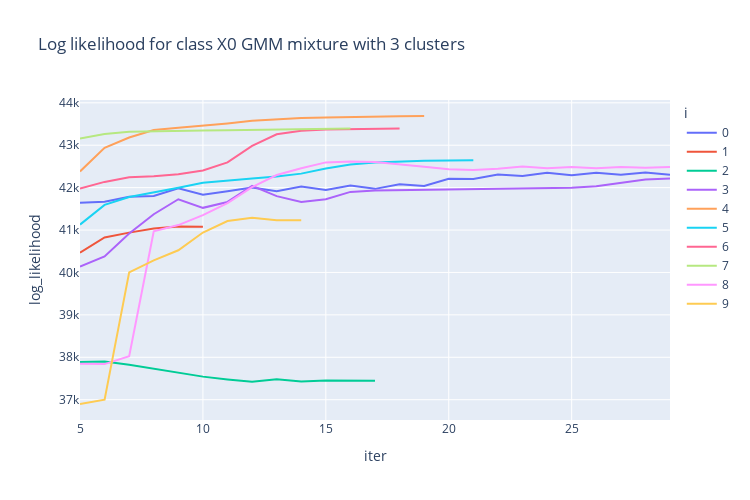

The code cell stored with this chart in its notebook:
### Code cell
import plotly.express as px
fig = px.line(log_likelihood_trace_df_x0, x="iter", y="log_likelihood", color="i", title="Log likelihood for class X0 GMM mixture with 3 clusters", width=750, height=500)
fig.write_image("/Users/loreliegordon/Library/Mobile Documents/com~apple~CloudDocs/Documents/root/Columbia/Fall2021/ELEN4720/Assignments/assignment3/submission/log_like_x0.png")
fig.show()

### Figure 1 — Plotly figure (JSON) as saved in the notebook; plotly's stock layout.template omitted (floating-point values rounded to 4 significant figures)
{"data": [{"hovertemplate": "i=0<br>iter=%{x}<br>log_likelihood=%{y}<extra></extra>", "legendgroup": "0", "line": {"color": "#636efa", "dash": "solid"}, "marker": {"symbol": "circle"}, "mode": "lines", "name": "0", "orientation": "v", "showlegend": true, "type": "scatter", "x": [5, 6, 7, 8, 9, 10, 11, 12, 13, 14, 15, 16, 17, 18, 19, 20, 21, 22, 23, 24, 25, 26, 27, 28, 29], "xaxis": "x", "y": [41640.0, 41670.0, 41790.0, 41810.0, 41980.0, 41830.0, 41920.0, 42000.0, 41920.0, 42030.0, 41940.0, 42050.0, 41970.0, 42080.0, 42040.0, 42210.0, 42200.0, 42310.0, 42270.0, 42350.0, 42290.0, 42350.0, 42300.0, 42360.0, 42300.0], "yaxis": "y"}, {"hovertemplate": "i=1<br>iter=%{x}<br>log_likelihood=%{y}<extra></extra>", "legendgroup": "1", "line": {"color": "#EF553B", "dash": "solid"}, "marker": {"symbol": "circle"}, "mode": "lines", "name": "1", "orientation": "v", "showlegend": true, "type": "scatter", "x": [5, 6, 7, 8, 9, 10], "xaxis": "x", "y": [40470.0, 40830.0, 40940.0, 41040.0, 41080.0, 41080.0], "yaxis": "y"}, {"hovertemplate": "i=2<br>iter=%{x}<br>log_likelihood=%{y}<extra></extra>", "legendgroup": "2", "line": {"color": "#00cc96", "dash": "solid"}, "marker": {"symbol": "circle"}, "mode": "lines", "name": "2", "orientation": "v", "showlegend": true, "type": "scatter", "x": [5, 6, 7, 8, 9, 10, 11, 12, 13, 14, 15, 16, 17], "xaxis": "x", "y": [37890.0, 37900.0, 37820.0, 37730.0, 37640.0, 37540.0, 37480.0, 37420.0, 37480.0, 37430.0, 37450.0, 37440.0, 37440.0], "yaxis": "y"}, {"hovertemplate": "i=3<br>iter=%{x}<br>log_likelihood=%{y}<extra></extra>", "legendgroup": "3", "line": {"color": "#ab63fa", "dash": "solid"}, "marker": {"symbol": "circle"}, "mode": "lines", "name": "3", "orientation": "v", "showlegend": true, "type": "scatter", "x": [5, 6, 7, 8, 9, 10, 11, 12, 13, 14, 15, 16, 17, 18, 19, 20, 21, 22, 23, 24, 25, 26, 27, 28, 29], "xaxis": "x", "y": [40140.0, 40380.0, 40920.0, 41370.0, 41730.0, 41520.0, 41660.0, 42040.0, 41800.0, 41660.0, 41730.0, 41900.0, 41930.0, 41940.0, 41940.0, 41950.0, 41960.0, 41960.0, 41970.0, 41980.0, 42000.0, 42030.0, 42110.0, 42190.0, 42220.0], "yaxis": "y"}, {"hovertemplate": "i=4<br>iter=%{x}<br>log_likelihood=%{y}<extra></extra>", "legendgroup": "4", "line": {"color": "#FFA15A", "dash": "solid"}, "marker": {"symbol": "circle"}, "mode": "lines", "name": "4", "orientation": "v", "showlegend": true, "type": "scatter", "x": [5, 6, 7, 8, 9, 10, 11, 12, 13, 14, 15, 16, 17, 18, 19], "xaxis": "x", "y": [42380.0, 42940.0, 43180.0, 43360.0, 43410.0, 43460.0, 43510.0, 43580.0, 43620.0, 43640.0, 43660.0, 43670.0, 43680.0, 43690.0, 43690.0], "yaxis": "y"}, {"hovertemplate": "i=5<br>iter=%{x}<br>log_likelihood=%{y}<extra></extra>", "legendgroup": "5", "line": {"color": "#19d3f3", "dash": "solid"}, "marker": {"symbol": "circle"}, "mode": "lines", "name": "5", "orientation": "v", "showlegend": true, "type": "scatter", "x": [5, 6, 7, 8, 9, 10, 11, 12, 13, 14, 15, 16, 17, 18, 19, 20, 21], "xaxis": "x", "y": [41130.0, 41590.0, 41780.0, 41900.0, 42000.0, 42120.0, 42170.0, 42220.0, 42260.0, 42330.0, 42450.0, 42550.0, 42590.0, 42620.0, 42630.0, 42640.0, 42650.0], "yaxis": "y"}, {"hovertemplate": "i=6<br>iter=%{x}<br>log_likelihood=%{y}<extra></extra>", "legendgroup": "6", "line": {"color": "#FF6692", "dash": "solid"}, "marker": {"symbol": "circle"}, "mode": "lines", "name": "6", "orientation": "v", "showlegend": true, "type": "scatter", "x": [5, 6, 7, 8, 9, 10, 11, 12, 13, 14, 15, 16, 17, 18], "xaxis": "x", "y": [41980.0, 42140.0, 42240.0, 42270.0, 42310.0, 42400.0, 42600.0, 42980.0, 43260.0, 43340.0, 43370.0, 43390.0, 43390.0, 43390.0], "yaxis": "y"}, {"hovertemplate": "i=7<br>iter=%{x}<br>log_likelihood=%{y}<extra></extra>", "legendgroup": "7", "line": {"color": "#B6E880", "dash": "solid"}, "marker": {"symbol": "circle"}, "mode": "lines", "name": "7", "orientation": "v", "showlegend": true, "type": "scatter", "x": [5, 6, 7, 8, 9, 10, 11, 12, 13, 14, 15, 16], "xaxis": "x", "y": [43160.0, 43260.0, 43310.0, 43330.0, 43340.0, 43340.0, 43350.0, 43360.0, 43370.0, 43380.0, 43390.0, 43390.0], "yaxis": "y"}, {"hovertemplate": "i=8<br>iter=%{x}<br>log_likelihood=%{y}<extra></extra>", "legendgroup": "8", "line": {"color": "#FF97FF", "dash": "solid"}, "marker": {"symbol": "circle"}, "mode": "lines", "name": "8", "orientation": "v", "showlegend": true, "type": "scatter", "x": [5, 6, 7, 8, 9, 10, 11, 12, 13, 14, 15, 16, 17, 18, 19, 20, 21, 22, 23, 24, 25, 26, 27, 28, 29], "xaxis": "x", "y": [37850.0, 37840.0, 38030.0, 40970.0, 41120.0, 41350.0, 41630.0, 42010.0, 42300.0, 42460.0, 42600.0, 42620.0, 42600.0, 42560.0, 42490.0, 42440.0, 42420.0, 42450.0, 42500.0, 42460.0, 42490.0, 42460.0, 42490.0, 42470.0, 42490.0], "yaxis": "y"}, {"hovertemplate": "i=9<br>iter=%{x}<br>log_likelihood=%{y}<extra></extra>", "legendgroup": "9", "line": {"color": "#FECB52", "dash": "solid"}, "marker": {"symbol": "circle"}, "mode": "lines", "name": "9", "orientation": "v", "showlegend": true, "type": "scatter", "x": [5, 6, 7, 8, 9, 10, 11, 12, 13, 14], "xaxis": "x", "y": [36900.0, 37000.0, 40000.0, 40290.0, 40520.0, 40940.0, 41210.0, 41290.0, 41230.0, 41230.0], "yaxis": "y"}], "layout": {"height": 500, "legend": {"title": {"text": "i"}, "tracegroupgap": 0}, "title": {"text": "Log likelihood for class X0 GMM mixture with 3 clusters"}, "width": 750, "xaxis": {"anchor": "y", "domain": [0, 1], "title": {"text": "iter"}}, "yaxis": {"anchor": "x", "domain": [0, 1], "title": {"text": "log_likelihood"}}}}
